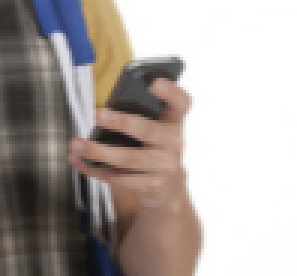
#> input picture samples/0-002.png, 99 x 92 px (shown 3 times larger); its folder holds only this picture in this run
$ jupyter execute --allow-errors test.ipynb
#> lines starting #> are read from the running program, lines starting #| are printed output that depends on the picture
[cell 1]
import numpy as np
import cv2
import glob
from pickle import load
from skimage.feature import hog

#> (the rest of this cell did not finish here and is left out)

[cell 2]
def get_hog_features(img, orient = 9, pix_per_cell = 8, cell_per_block = 2,
                    feature_vec=True):
    features = hog(img, orientations=orient,
                   pixels_per_cell=(pix_per_cell, pix_per_cell),
                   cells_per_block=(cell_per_block, cell_per_block),
                   transform_sqrt=True,
                   feature_vector=feature_vec)
    return features

def transform(image, size = 128):
#> called with image = 'samples/0-002.png', size = 128
    img = cv2.imread(image)
#> img is the input picture: shape (92, 99, 3); mean B, G, R 159.6, 163.9, 172.5
    gray = cv2.cvtColor(img, cv2.COLOR_BGR2GRAY)
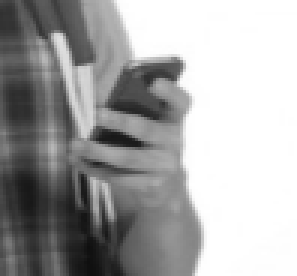
#> gray: shape (92, 99) (shown 3 times larger); min 15, max 255, mean 166
    re_image = cv2.resize(gray, (size, size))
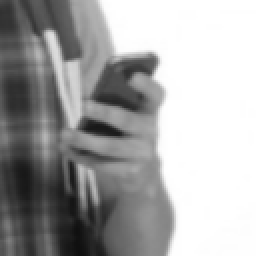
#> re_image: shape (128, 128) (shown 2 times larger); min 15, max 255, mean 165.9
    return re_image

features = []
for image in glob.glob("samples/*.png"):
    img = transform(image)
    features.append(list(get_hog_features(img)))
#> in get_hog_features, `features = hog(img, orientations=orient, pixels_per_cell=(pix_per_cell..`: features = 8100 values, max 1 at index 306, min 0 at index 12, mean 0.0919

#> (a cell that did not finish here is left out)

#> (a cell that did not finish here is left out)

[cell 5]
features = []
for i in glob.glob("positive_images/*.jpg")[:10]:
    img = transform(i)
    features.append(list(get_hog_features(img)))

#> (a cell that did not finish here is left out)

#> (a cell that did not finish here is left out)

#> (a cell that did not finish here is left out)

[cell 9]
test11 = "test/phone3.jpg"
img = transform(test11)
#> call 2 of transform, with image = 'test/phone3.jpg', size = 128
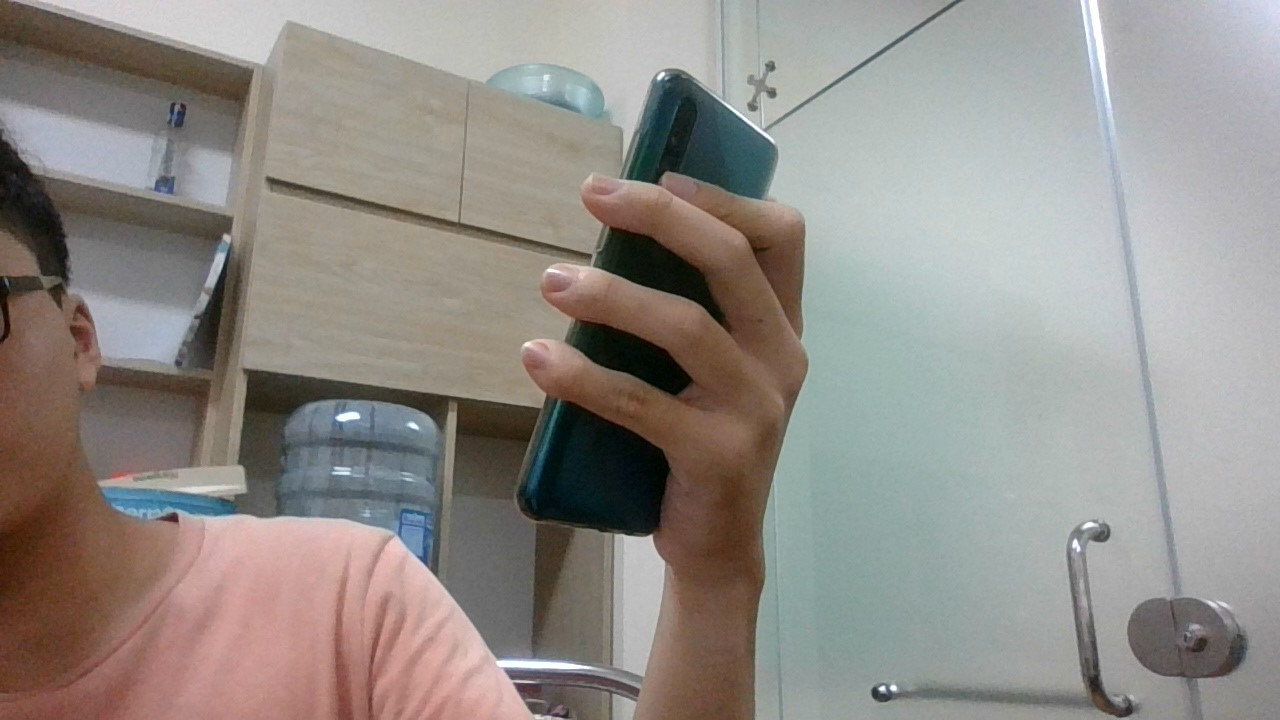
#> input picture test/phone3.jpg, 1280 x 720 px
#> in transform, img is the input picture: shape (720, 1280, 3); mean B, G, R 136, 140.9, 145.9
#> in transform (call 2), `gray = cv2.cvtColor(img, cv2.COLOR_BGR2GRAY)`:
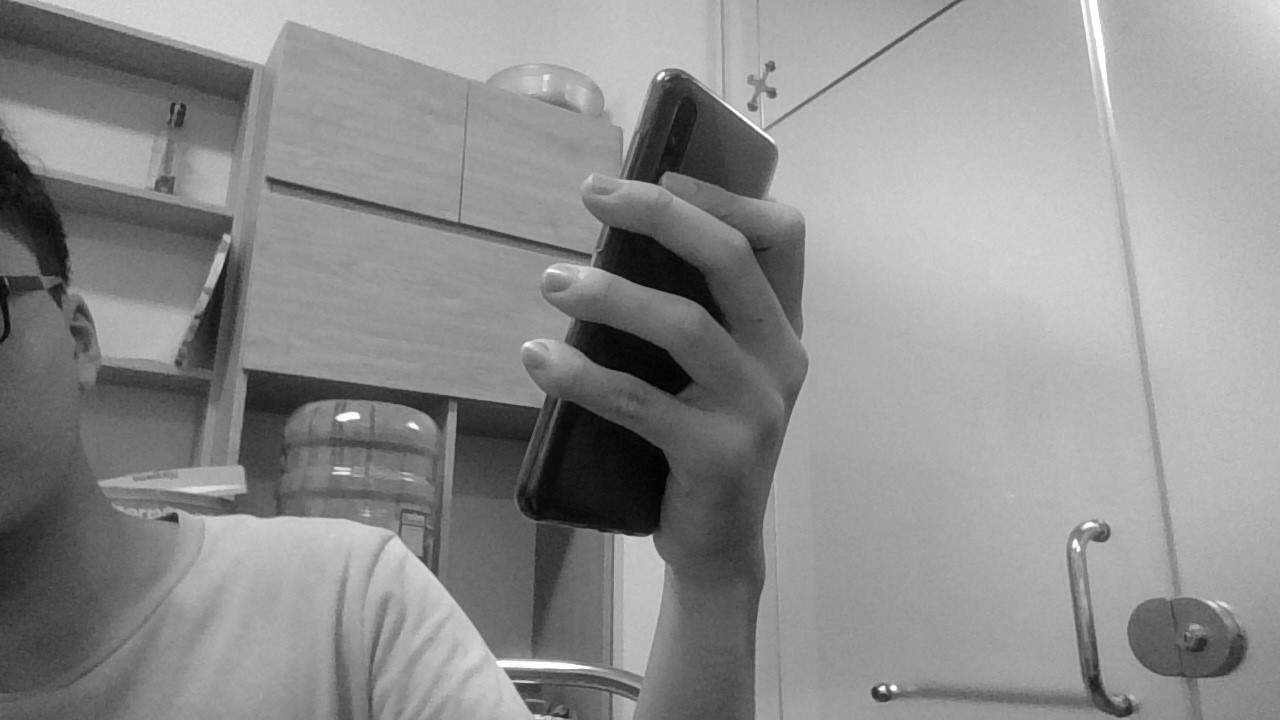
#> gray: shape (720, 1280); min 1, max 255, mean 141.8
#> in transform (call 2), `re_image = cv2.resize(gray, (size, size))`:
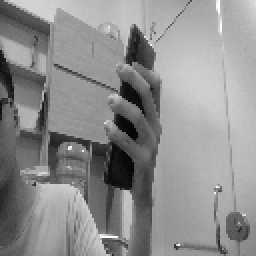
#> re_image: shape (128, 128) (shown 2 times larger); min 3, max 255, mean 141.8
f = get_hog_features(img)
#> f = 8100 values, max 0.503 at index 981, min 0 at index 3, mean 0.128
